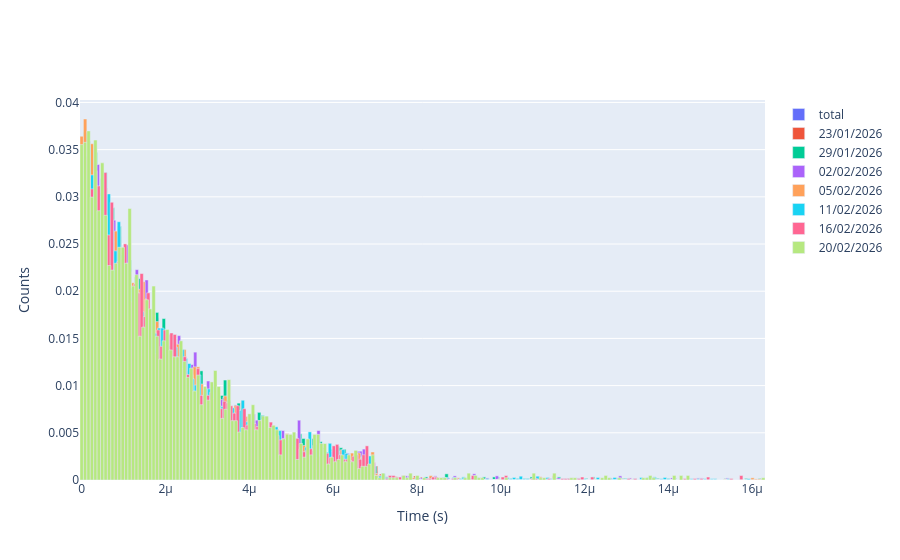

This figure's notebook cell:
### Markdown cell above
## Hists

### Code cell
# data_2 = data_2[(data_2 > 0.6e-6) & (data_2 < 1.8e-6)]
count, edges = np.histogram(data, bins=n_bins , density=False)
count_1, edges_1 = np.histogram(data_1, bins=n_bins , density=False)
count_2, edges_2 = np.histogram(data_2, bins=n_bins , density=False)
count_3, edges_3 = np.histogram(data_3, bins=n_bins , density=False)
count_4, edges_4 = np.histogram(data_4, bins=n_bins , density=False)
count_5, edges_5 = np.histogram(data_5, bins=n_bins , density=False)
count_6, edges_6 = np.histogram(data_6, bins=n_bins , density=False)
count_7, edges_7 = np.histogram(data_7, bins=n_bins , density=False)
print (len(data), len(data_1))
fig = go.Figure()

fig.add_trace(go.Bar(x=edges[:-1],  y=count   / len(data),   name='total',        width=np.diff(edges)))
fig.add_trace(go.Bar(x=edges_1[:-1], y=count_1 / len(data_1), name='23/01/2026',   width=np.diff(edges_1)))
fig.add_trace(go.Bar(x=edges_2[:-1], y=count_2 / len(data_2), name='29/01/2026',   width=np.diff(edges_2)))
fig.add_trace(go.Bar(x=edges_3[:-1], y=count_3 / len(data_3), name='02/02/2026',   width=np.diff(edges_3)))
fig.add_trace(go.Bar(x=edges_4[:-1], y=count_4 / len(data_4), name='05/02/2026',   width=np.diff(edges_4)))
fig.add_trace(go.Bar(x=edges_5[:-1], y=count_5 / len(data_5), name='11/02/2026',   width=np.diff(edges_5)))
fig.add_trace(go.Bar(x=edges_6[:-1], y=count_6 / len(data_6), name='16/02/2026',   width=np.diff(edges_6)))
fig.add_trace(go.Bar(x=edges_7[:-1], y=count_7 / len(data_7), name='20/02/2026',   width=np.diff(edges_7)))
fig.update_layout(
    xaxis_title='Time (s)',
    yaxis_title='Counts',
    bargap=0
)

fig.show()

### Figure 1 — Plotly figure (JSON) as saved in the notebook; plotly's stock layout.template omitted (floating-point values rounded to 4 significant figures; data arrays with more than 128 entries replaced by an {"elided": "..."} marker saying what was removed)
{"data": [{"name": "total", "type": "bar", "width": {"elided": "200 float values"}, "x": {"elided": "200 float values"}, "y": {"elided": "200 float values"}}, {"name": "23/01/2026", "type": "bar", "width": {"elided": "200 float values"}, "x": {"elided": "200 float values"}, "y": {"elided": "200 float values"}}, {"name": "29/01/2026", "type": "bar", "width": {"elided": "200 float values"}, "x": {"elided": "200 float values"}, "y": {"elided": "200 float values"}}, {"name": "02/02/2026", "type": "bar", "width": {"elided": "200 float values"}, "x": {"elided": "200 float values"}, "y": {"elided": "200 float values"}}, {"name": "05/02/2026", "type": "bar", "width": {"elided": "200 float values"}, "x": {"elided": "200 float values"}, "y": {"elided": "200 float values"}}, {"name": "11/02/2026", "type": "bar", "width": {"elided": "200 float values"}, "x": {"elided": "200 float values"}, "y": {"elided": "200 float values"}}, {"name": "16/02/2026", "type": "bar", "width": {"elided": "200 float values"}, "x": {"elided": "200 float values"}, "y": {"elided": "200 float values"}}, {"name": "20/02/2026", "type": "bar", "width": {"elided": "200 float values"}, "x": {"elided": "200 float values"}, "y": {"elided": "200 float values"}}], "layout": {"bargap": 0, "xaxis": {"title": {"text": "Time (s)"}}, "yaxis": {"title": {"text": "Counts"}}}}
